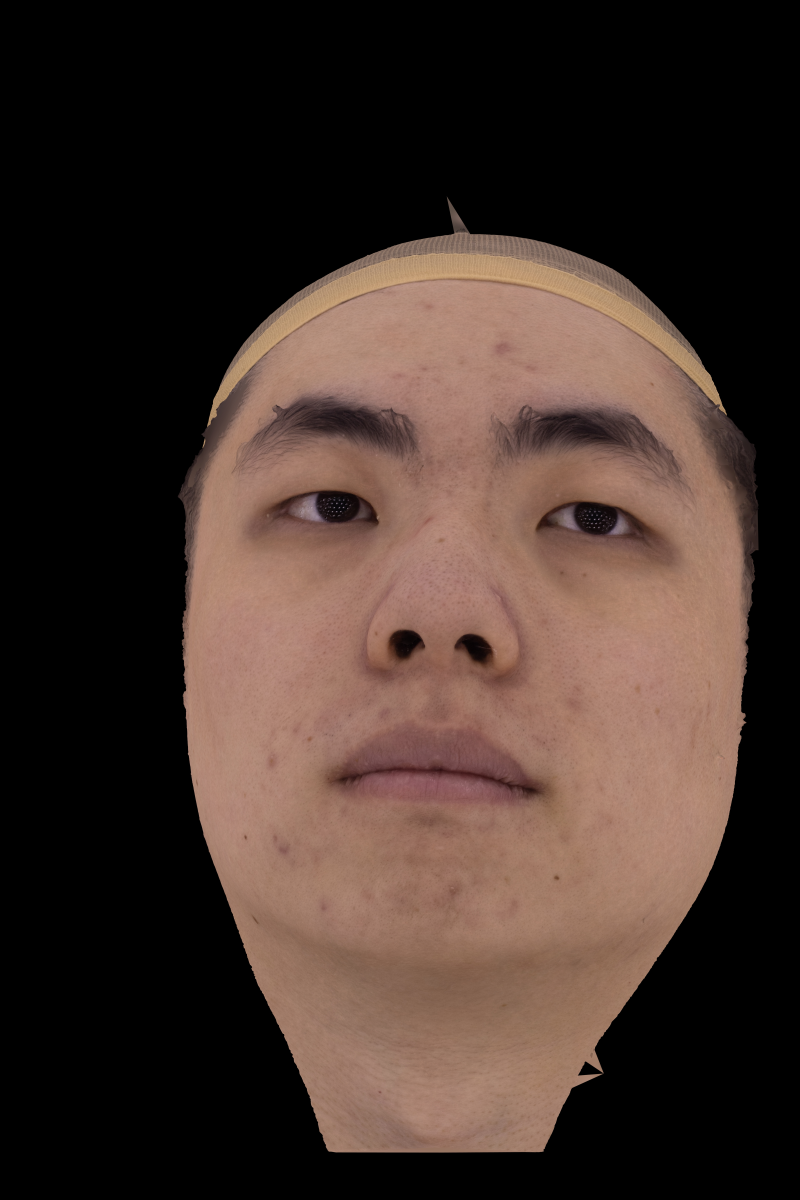
#> input picture FaceFeatureExtract/Data/Maya_Model.jpg, 4000 x 6000 px (shown at 1/5 size)
$ python -i H5DataGenerate.py   (imports and definitions only)
#> lines starting #> are read from the running program, lines starting #| are printed output that depends on the picture
from cProfile import label
from email.mime import base
import os
import cv2
import pandas as pd
import h5py
import numpy as np
from sklearn.model_selection import train_test_split
import multiprocessing
from tqdm import tqdm


# 10个一组
# for i in range(int(100*test_data_percent)):
# [54 lines left out: function test_Generate, not called in this run]
    # lock.release()
# for i in range(int(100*(1-test_data_percent))):
def train_Generate(i):
    left = int(i*10+1000*test_data_percent)
    right = int(i*10+10+1000*test_data_percent)

    # [4 lines of commented-out code are left out]
    f = pd.read_csv(ground_truth_path,header=None)
    ans_label=[]
    for j in range(left, right):
        ans_label.append(f.iloc[j])
    # ans_label = f.iloc[left:right,0].astype(np.int64)
    # print(ans_label[3])
    for j in range(10):
        cur_patch = np.zeros((386,400,400))
        # 单个图片组的目录，目录下应为o_p0, o_p1两个文件夹
        folder_path = os.path.join(base_path, str(j+left).zfill(5))
        print(folder_path)
        o_p0_path   = os.path.join(folder_path, 'o_p0')
        o_p1_path   = os.path.join(folder_path, 'o_p1')

        o_p0_filelist = os.listdir(o_p0_path)
        o_p0_filelist.sort()
        o_p1_filelist = os.listdir(o_p1_path)
        o_p1_filelist.sort()

        for k, filename in enumerate(o_p0_filelist):
            cur_path = os.path.join(o_p0_path, filename)
            b,_,_ = cv2.split(cv2.imread(cur_path))
            b = b.astype(int)
            # b = np.asarray(b)
            cur_patch[k] = b
        for k, filename in enumerate(o_p1_filelist):
            cur_path = os.path.join(o_p1_path, filename)
            b,_,_ = cv2.split(cv2.imread(cur_path))
            b = b.astype(int)
            cur_patch[k+193] = b
        # cur_patch = cur_patch.tolist()
        ans_data[j] = cur_patch
    # lock.acquire()
    if i==0:


        train_dataset[0:10] = ans_data


        train_labelset[0:10] = ans_label
        # f_train.close()
    else:
        train_dataset.resize((10*i+10, 386, 400, 400))
        train_dataset[10*i:10*i+10] = ans_data
        train_labelset.resize((10*i+10,1))
        train_labelset[10*i:10*i+10] = ans_label
    # lock.release()

# GroundTruth位置
ground_truth_path = '/home/lyh/000Dataset/DataSet_0325_lit/GroundTruth.csv'
# 数据集根目录，目录下应该为编号数字的文件夹，例如00000， 00001
base_path = '/home/lyh/000Dataset/New_litCal/results'
# 生成的TrainData位置
train_dataset_path = '/home/lyh/000Dataset/0403_train_400_400.h5'
# 生成的TestData位置
test_dataset_path  = '/home/lyh/000Dataset/0403_test_400_400.h5'


# [1 line that did not run here, left out]

# [1 line that did not run here, left out]
# ans_label= np.zeros(10)
# [1 line that did not run here, left out]
# [1 line that did not run here, left out]
test_data_percent = 0.3

# [1 line that did not run here, left out]
# [1 line that did not run here, left out]
# [1 line that did not run here, left out]
# [1 line that did not run here, left out]

len_test = int(100*test_data_percent)
# [7 lines of commented-out code are left out]
# [2 lines not run here, left out]

len_train = int(100*(1-test_data_percent))
# [86 lines not run here, left out]

>>> import cv2
>>> picture = cv2.imread('../../FaceFeatureExtract/Data/Maya_Model.jpg', cv2.IMREAD_GRAYSCALE)
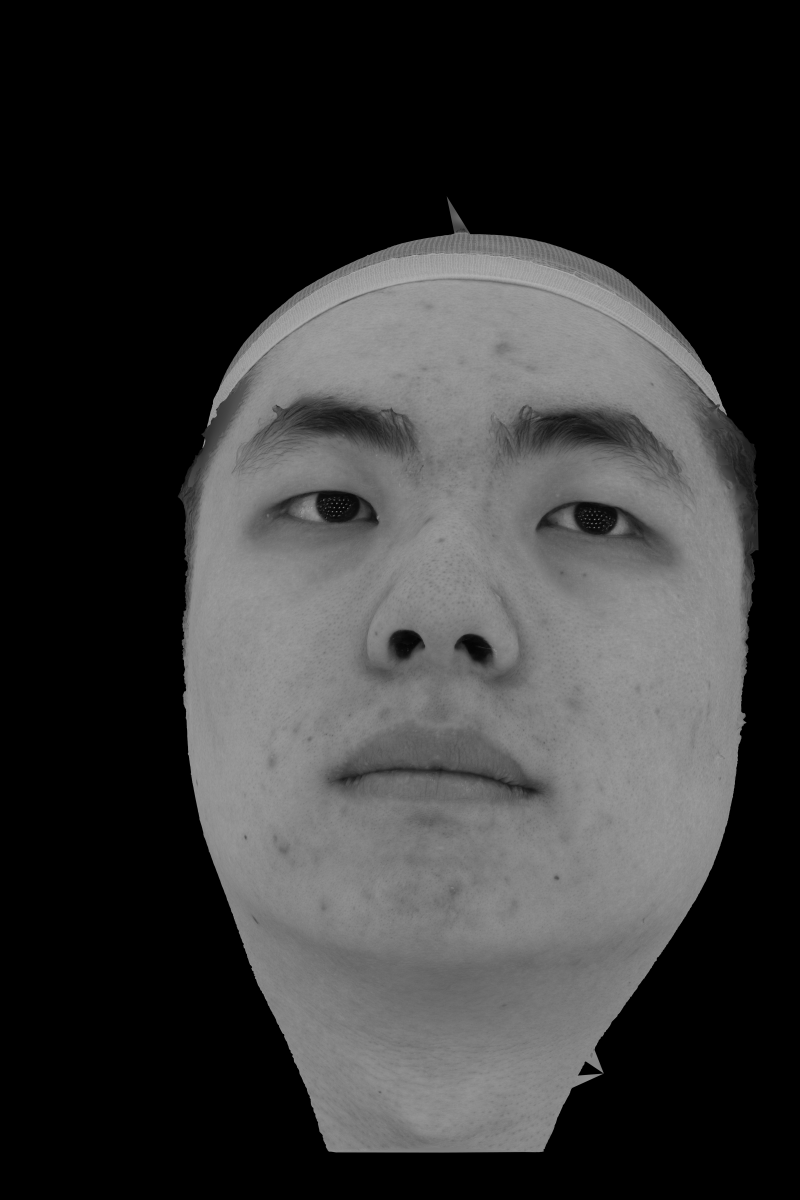
#> picture: shape (6000, 4000) (shown at 1/5 size); min 0, max 220, mean 54.9
#> (the run stopped early here; a loop or call above may not have finished)

$ run again, on FaceFeatureExtract/Data/Photo_LS.png
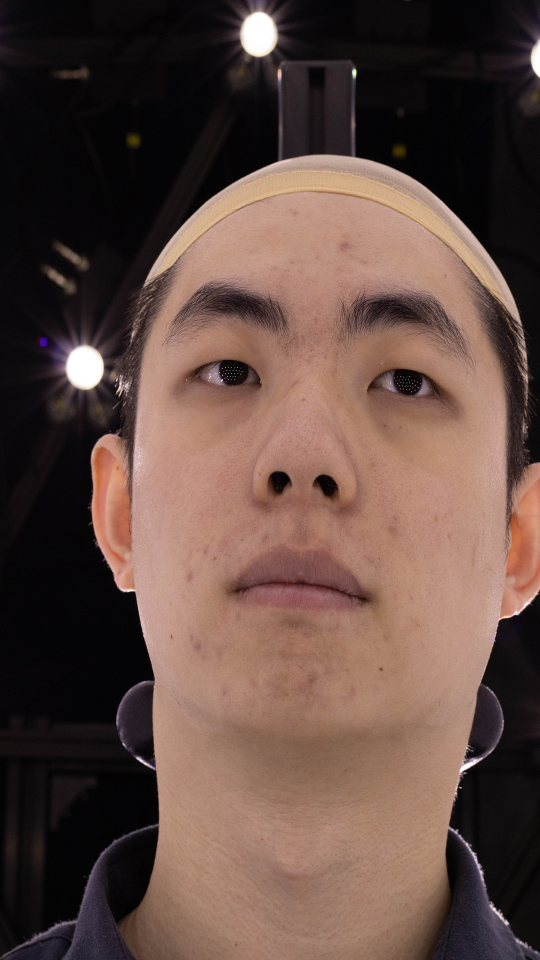
#> input picture FaceFeatureExtract/Data/Photo_LS.png, 1080 x 1920 px (shown at 1/2 size)
#> `picture = cv2.imread('../../FaceFeatureExtract/Data/Maya_Model.jpg', c..`:
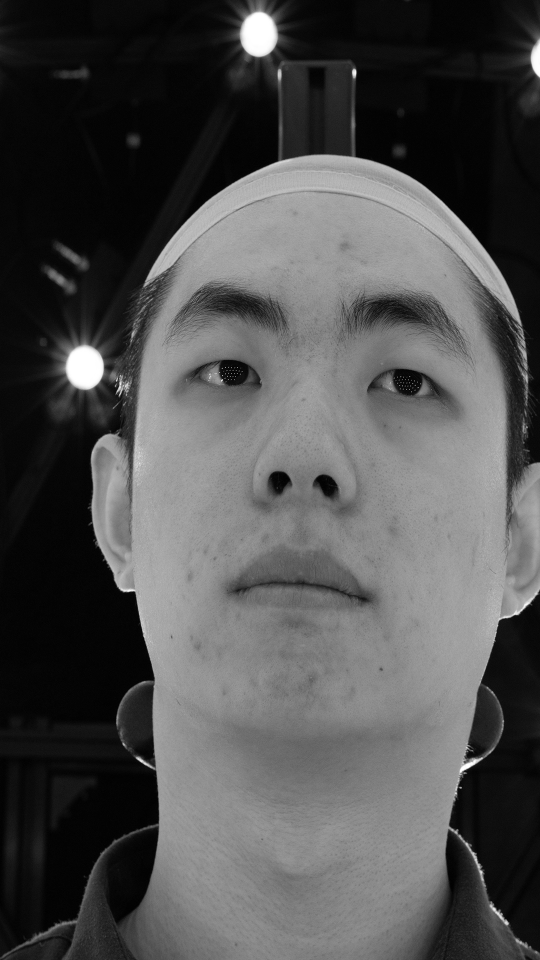
#> picture: shape (1920, 1080) (shown at 1/2 size); min 0, max 255, mean 80.1

$ run again, on FaceFeatureExtract/Data/Roughness_0.jpg
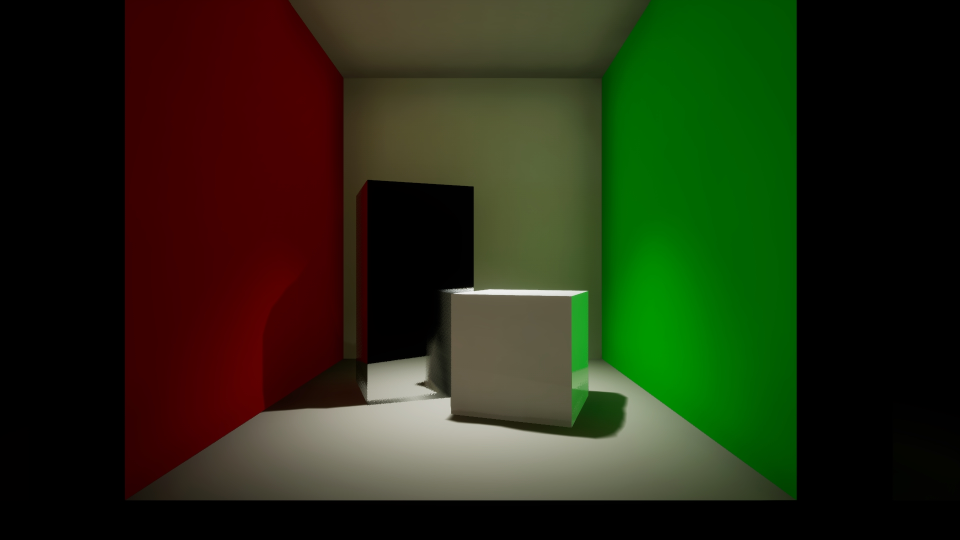
#> input picture FaceFeatureExtract/Data/Roughness_0.jpg, 1920 x 1080 px (shown at 1/2 size)
#> `picture = cv2.imread('../../FaceFeatureExtract/Data/Maya_Model.jpg', c..`:
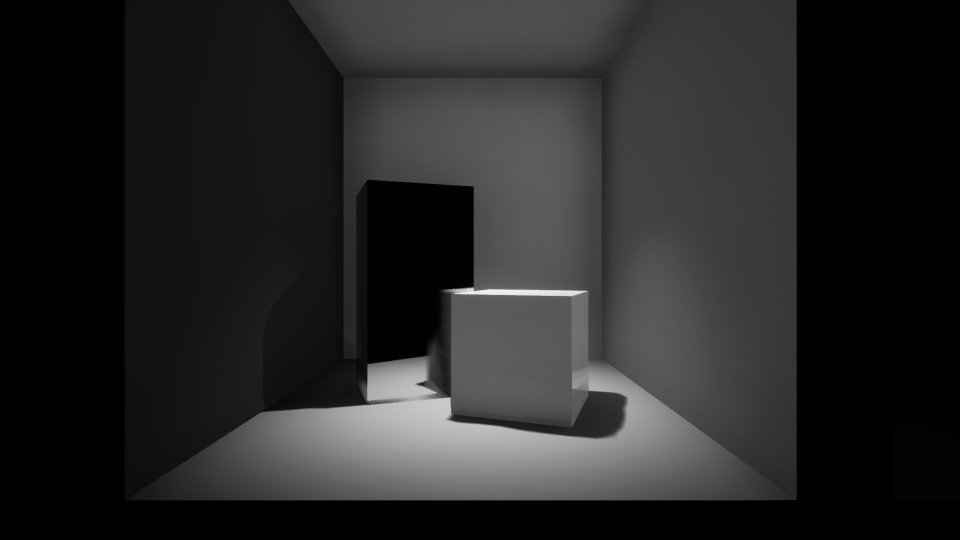
#> picture: shape (1080, 1920) (shown at 1/2 size); min 0, max 242, mean 38.3
